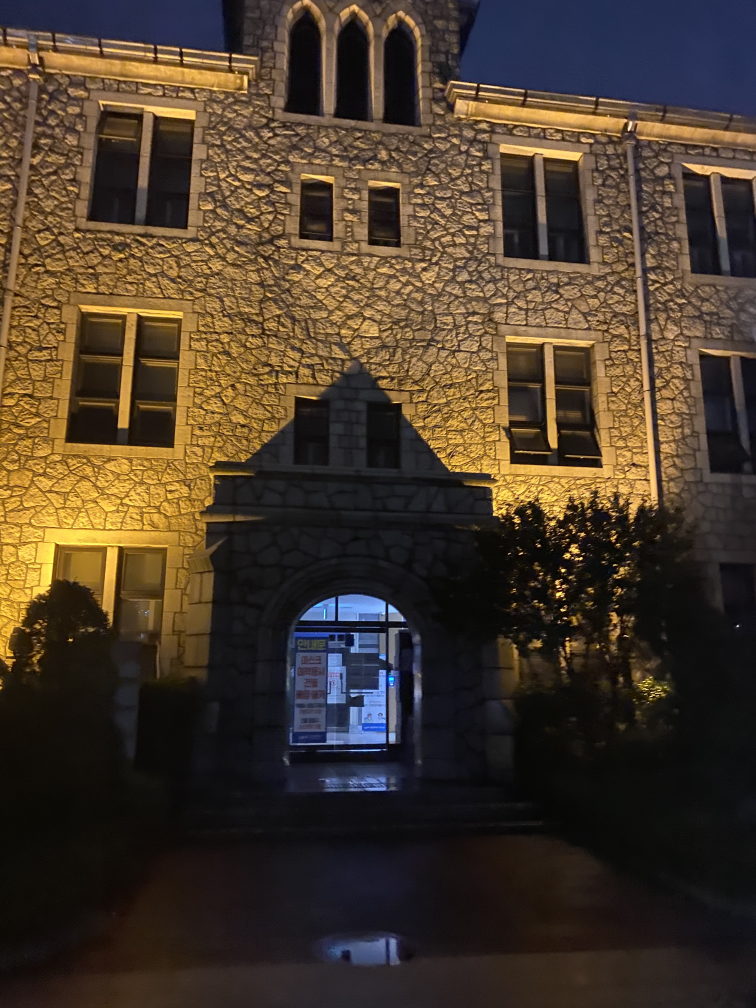
#> input picture CH04_2D_Estimation/homography/CAU1.jpg, 3024 x 4032 px (shown at 1/4 size)
$ python homography+RANSAC.py
#> lines starting #> are read from the running program, lines starting #| are printed output that depends on the picture
import getopt
import sys
import math
import random
import itertools
import cv2
import PIL
import numpy as np
from scipy.stats.distributions import chi2
from matplotlib import pyplot as plt

# https://engineering.purdue.edu/RVL/ECE661_2018/Homeworks/HW5/2BestSolutions/1.pdf


def cvtGRAY(img):
    img = cv2.resize(img, None, fx=0.25, fy=0.25, interpolation=cv2.INTER_AREA)
    gimg = cv2.cvtColor(img, cv2.COLOR_BGR2GRAY)
    # h, w = img.shape[:2]
    return gimg

def split_color(img, c):
    img = cv2.cvtColor(img, cv2.COLOR_GRAY2BGR)
    b, g, r = cv2.split(img)
    if c == "b":
        return b
    elif c == 'r':
        return r
    elif c == 'g':
        return g
    else:
        print("r, g, b 중에서 하나를 입력")

def homoCoord(inhomo):
    one = np.ones((1, inhomo.shape[0]))
    homo = np.concatenate((inhomo.T, one), axis=0)
    return homo

def inhomoCoord(homo):
    inhomo = homo[0:2, :].T
    return inhomo

def SIFT(img1, img2):
    # Feature Matching using SIFT
    sift = cv2.xfeatures2d.SIFT_create()
    kp1, des1 = sift.detectAndCompute(gray1, None)
    kp2, des2 = sift.detectAndCompute(gray2, None)

    bf = cv2.BFMatcher()
    matches = bf.knnMatch(des1, des2, k=2)

    # Apply ratio test
    good = []
    for m, n in matches:
        if m.distance < 0.75 * n.distance:
            good.append([m])

    # # correspondences
    src_pts = []
    dst_pts = []
    correspondenceList = []
    for i in range(len(good)):
        # print(int(kp1[good[i][0].queryIdx].pt[0]), int(kp1[good[i][0].queryIdx].pt[1]),
        # '->', int( kp2[good[i][0].trainIdx].pt[0]), int(kp2[good[i][0].trainIdx].pt[1]))
        (x1, y1) = kp1[good[i][0].queryIdx].pt
        (x2, y2) = kp2[good[i][0].trainIdx].pt
        src_pts.append([x1, y1])
        dst_pts.append([x2, y2])
        # correspondenceList.append([x1, y1, x2, y2])

    src = np.array(src_pts)
    dst = np.array(dst_pts)

    if src.shape != dst.shape:
        raise RuntimeError
    # [8 lines of commented-out code are left out]
    matchImg = cv2.drawMatchesKnn(gray1, kp1, gray2, kp2, good, None, flags=2)
    # cv2.imshow("Feature Matching", matchImg)

    return src, dst

def diffImg(img1, img2):
    RImg = split_color(img1, "r")

    Bgray2 = split_color(img2, "b")
    Ggray2 = split_color(img2, "g")
    Rgray2 = split_color(img2, "r")

    diff = cv2.merge(([Bgray2, Ggray2, RImg]))
    # cv2.imshow("difference", diff)
    return diff

def test(src, dst):
    HH, status = cv2.findHomography(src, dst, cv2.RANSAC, 5.0)
    resImg = cv2.warpPerspective(gray1, HH, (w, h))

    print("real H = ", HH)

    # [11 lines of commented-out code are left out]
    diff = diffImg(resImg, gray2)
    # cv2.imshow("difference using Function", diff)

def arecolinear(points):
    x1 = points[0][0]
    y1 = points[0][1]
    x2 = points[1][0]
    y2 = points[1][1]
    x3 = points[2][0]
    y3 = points[2][1]

    # Calculation the area of triangle
    # 0.5 * [x1 * (y2 - y3) + x2 * (y3 - y1) + x3 * (y1 - y2)]
    a = x1 * (y2 - y3) + x2 * (y3 - y1) + x3 * (y1 - y2)
    if (a == 0):
        return True
    else:
        return False

def RandomFour(corrs):
    n = len(corrs)
    idx = range(0, n)
    sampleList = random.sample(idx, 4)

    sampleCorrsList = []
    for _, idx in enumerate(sampleList):
        corr = corrs[idx]
        sampleCorrsList.append(corr)
    sampleCorrs = np.array(sampleCorrsList)
    return sampleCorrs

def generalFour(corrs):
    sampleCorrs = RandomFour(corrs)
    for points in itertools.combinations(sampleCorrs, 3):
        while arecolinear(points):
            print("collinear")
            sampleCorrs = RandomFour(corrs)
    return sampleCorrs

def matrixT(hpts):
    m = np.mean(hpts[:2], axis=1)
    std = np.std(hpts[:2], axis=1)
    std = np.max(std)

    T = np.diag([1/std, 1/std, 1])
    T[0][2] = -m[0] / std
    T[1][2] = -m[1] / std

    p = np.dot(T, hpts)
    p = inhomoCoord(p)
    return T, p

def matrixA(src, dst):
    np = len(src)
    A = []

    for i in range(0, np):
        x1, y1 = src[i, 0], src[i, 1]
        x2, y2 = dst[i, 0], dst[i, 1]

        A.append([0, 0, 0, -x1, -y1, -1, y2 * x1, y2 * y1, y2])
        A.append([x1, y1, 1, 0, 0, 0, -x2 * x1, -x2 * y1, -x2])
        # print("Stacked matrix A shape:", np.shape(A))
    return A

def computeSVD(A):
    A = np.array(A)
    U, S, VT = np.linalg.svd(A)
    return VT

def computeH(VT):
    h = VT[-1,:] / VT[-1,-1]
    h = h.reshape(3,3)
    return h

def denormH(T1, T2, H_tilde):
    H = np.dot(np.dot(np.linalg.pinv(T2), H_tilde), T1)
    H = H / H.item(8)
    return H

def normalize(src, dst):
    hsrc = homoCoord(src)
    hdst = homoCoord(dst)

    # normalize
    # fp, tp: inhomo
    T1, fp = matrixT(hsrc)
    T2, tp = matrixT(hdst)

    return T1, fp, T2, tp

def sampling(corrs):
    # 4 Sampling
    sample = generalFour(corrs)
    sfp = sample[:, 0:2]
    stp = sample[:, 2:4]
    return sfp, stp

def homography(T1, fp, T2, tp):
    A = matrixA(fp, tp)
    VT = computeSVD(A)
    H_tilde = computeH(VT)
    H = denormH(T1, T2, H_tilde)
    return H


# symmetric transfer error
def error(corr, H):
    x = np.transpose(np.array([corr[0], corr[1], 1]))
    p = np.transpose(np.array([corr[2], corr[3], 1]))

    X = np.dot(np.linalg.pinv(H), p)
    P = np.dot(H, x)
    X = X / X[2]
    P = P / P[2]

    error1 = np.linalg.norm(x-X)
    error2 = np.linalg.norm(p-P)

    return error1 + error2


def sampleN(e = 0.5, p = 0.99, s = 4):
    w = 1 - e   # probability inliers
    # p = 1 - (1 - w**s)**N
    N = np.log(1 - p) / np.log(1 - (w**s) + 1e-7)
    # N = np.log(1 - p) / np.log(1 - pow(w, s))
    return int(math.ceil(N))

def consensus(e, n):
    T = (1 - e) * n
    return round(T)


def Ransac(src, dst):
    maxInliers = []
    finalH = None
    N = sampleN(e = 0.5, p = 0.99, s = 4) # 72

    corrs = np.hstack([src, dst])  # inhomo (x1 y1 x2 y2) stack

    for t in range(N):
        sfp, stp = sampling(corrs)
        T1, fp, T2, tp = normalize(sfp, stp)
        H = homography(T1, fp, T2, tp)


        inliers = []
        for i in range(len(corrs)):
            d = error(corrs[i], H)
            # print(d)

            if d < 5:
                inliers.append(corrs[i])

        if len(inliers) > len(maxInliers):
            maxInliers = inliers
            finalH = H
        print("Corr size: ", len(corrs), "\tNumInliers: ", len(inliers), "\tMax inliers: ", len(maxInliers))

        # [8 lines of commented-out code are left out]

        if len(maxInliers) > (len(corrs)*0.6):

            break
    return finalH, maxInliers


if __name__ == "__main__":
    img1 = cv2.imread('CAU1.jpg')
#> img1 is the input picture: shape (4032, 3024, 3); mean B, G, R 42.7, 57.2, 71.4
    img2 = cv2.imread('CAU2.jpg')
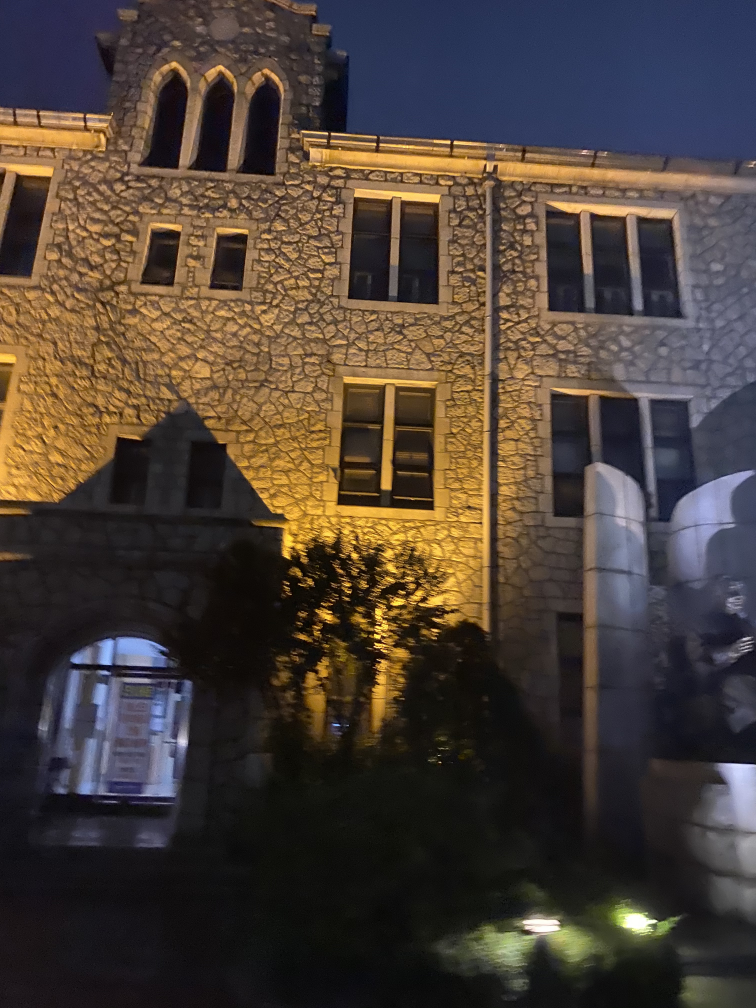
#> input picture CH04_2D_Estimation/homography/CAU2.jpg, 3024 x 4032 px (shown at 1/4 size)
#> img2 is the input picture: shape (4032, 3024, 3); mean B, G, R 55.1, 62.9, 74.3

    # BGR to GRAY
    gray1 = cvtGRAY(img1)
#> in cvtGRAY, `gimg = cv2.cvtColor(img, cv2.COLOR_BGR2GRAY)`:
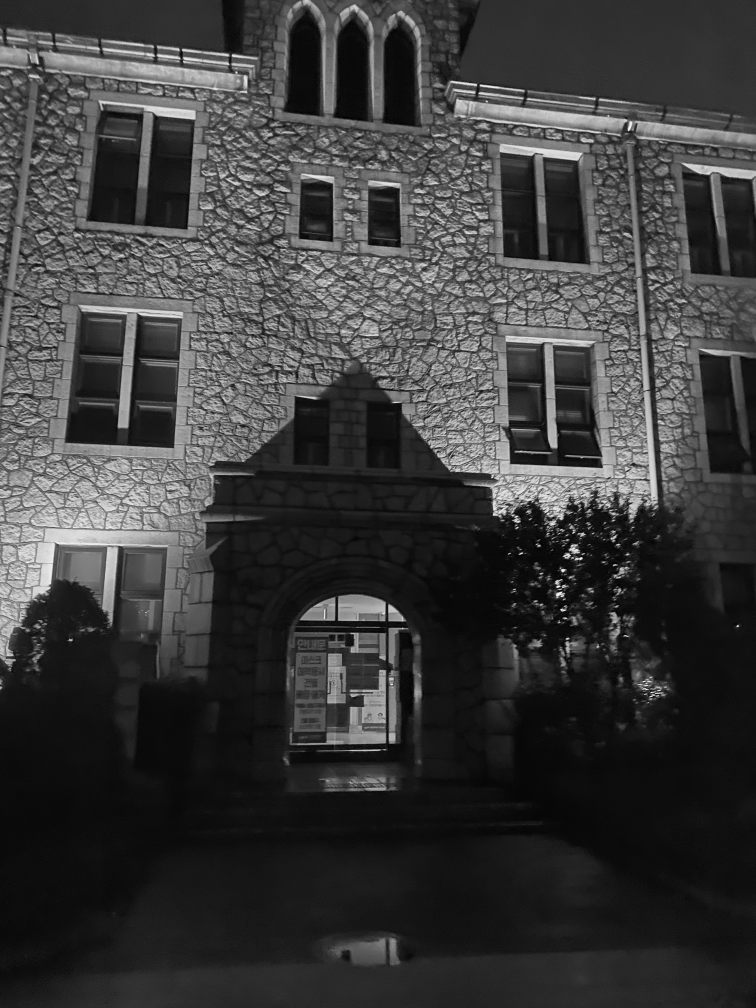
#> gimg: shape (1008, 756); min 2, max 247, mean 59.8
    gray2 = cvtGRAY(img2)
#> in cvtGRAY (call 2), `gimg = cv2.cvtColor(img, cv2.COLOR_BGR2GRAY)`:
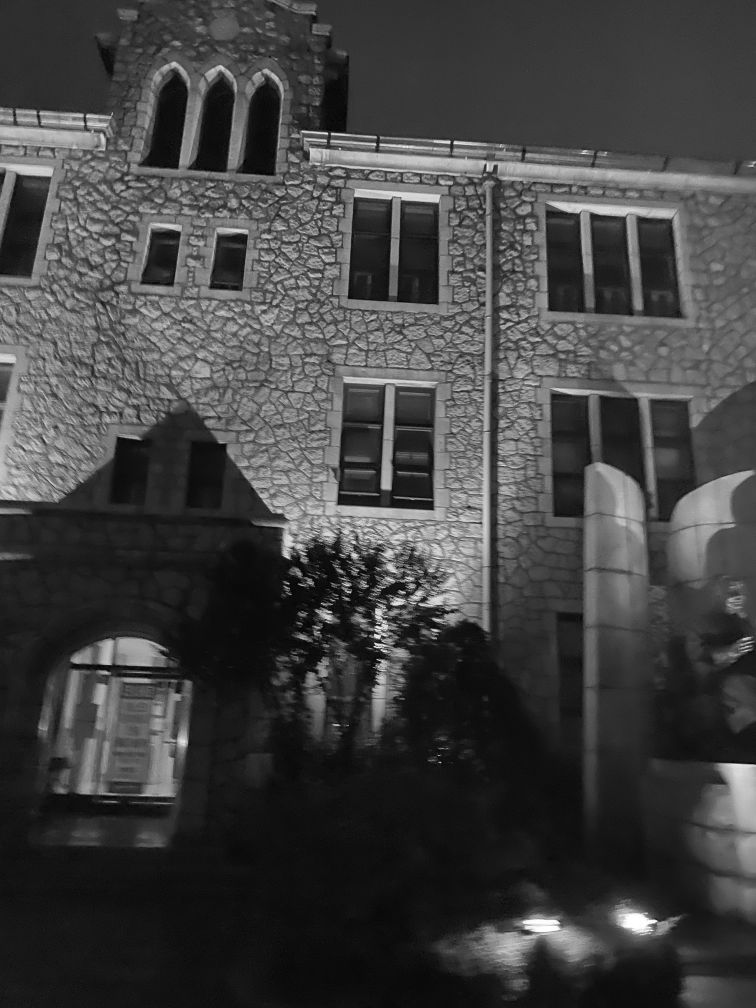
#> gimg: shape (1008, 756); min 3, max 255, mean 65.4

    h, w = gray1.shape[:2]
#> h = 1008; w = 756

    # Feature Matching using SIFT
    src, dst = SIFT(gray1, gray2)
#> in SIFT, `kp1, des1 = sift.detectAndCompute(gray1, None)`: kp1 = 7263 keypoints; strongest (x, y, size): (563, 570, 2.4), (581, 558, 2), (562, 610, 2.2), (567, 556, 4)
#> in SIFT, `kp2, des2 = sift.detectAndCompute(gray2, None)`: kp2 = 5643 keypoints; strongest (x, y, size): (635, 922, 20.1), (543, 925, 17.8), (377, 636, 3.3), (326, 133, 1.9)
#> in SIFT, `matches = bf.knnMatch(des1, des2, k=2)`: matches = 7263 matches
#> after the loop in SIFT, `for m, n in matches:`: good = 1366 matches
#> the loop in SIFT, `for i in range(len(good)): # print(int(kp1[good[i][0].queryIdx].pt[0])..` made 1366 passes
#> (x1, y1, x2, y2) on passes 1 to 3: (15.84, 63.49, 448.7, 171.1), (21.09, 32.17, 70.94, 118.5), (51.01, 559.9, 348.3, 260.9)
#> after the loop in SIFT, `for i in range(len(good)):`: dst_pts = 1366 pairs, first value 10.14 to 648.2, second value 60.9 to 905; src_pts = 1366 pairs, first value 15.84 to 746, second value 5.28 to 746.6
#> in SIFT, `src = np.array(src_pts)`: src has the same summary as src_pts
#> in SIFT, `dst = np.array(dst_pts)`: dst has the same summary as dst_pts
#> in SIFT, `matchImg = cv2.drawMatchesKnn(gray1, kp1, gray2, kp2, good, None, flag..`:
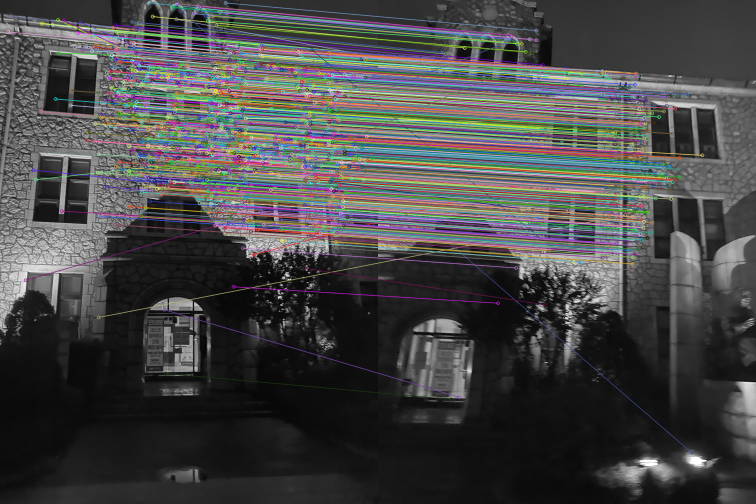
#> matchImg: shape (1008, 1512, 3) (shown at 1/2 size); mean of channels 0, 1, 2 70.6, 70.8, 70.9; drawn as B, G, R
#> src has the same summary as src_pts in SIFT; dst has the same summary as dst_pts in SIFT

    # using cv2.findHomography
    # test(src, dst)

    # RANSAC + Homography
    H, inliers = Ransac(src, dst)
#> in Ransac, `corrs = np.hstack([src, dst])`: corrs = 1366 rows, first 6: [15.84, 63.49, 448.7, 171.1], [21.09, 32.17, 70.94, 118.5], [51.01, 559.9, 348.3, 260.9], [67.08, 339.9, 332.3, 444], [71.49, 358.9, 391.9, 239.8], [83.11, 223, 136.7, 287.1]
#> the loop in Ransac, `for t in range(N):` made 5 passes
#> (T1, T2) on pass 1: ([[0.0091, 0, -3.77], [0, 0.0091, -1.6], [0, 0, 1]], [[0.00929, 0, -2.46], [0, 0.00929, -2.06], [0, 0, 1]])
#| Corr size:  1366 	NumInliers:  549 	Max inliers:  549
#| Corr size:  1366 	NumInliers:  148 	Max inliers:  549
#| Corr size:  1366 	NumInliers:  31 	Max inliers:  549
#| Corr size:  1366 	NumInliers:  12 	Max inliers:  549
#| Corr size:  1366 	NumInliers:  1190 	Max inliers:  1190
    print(H)
#| [[ 9.20179817e-01 -1.27446451e-01 -1.13344907e+02]
#|  [-5.03269211e-02  8.61546464e-01  7.70635256e+01]
#|  [-1.18441074e-04 -1.02401148e-04  1.00000000e+00]]

    resImg = cv2.warpPerspective(gray1, H, (gray1.shape[1], gray1.shape[0]))
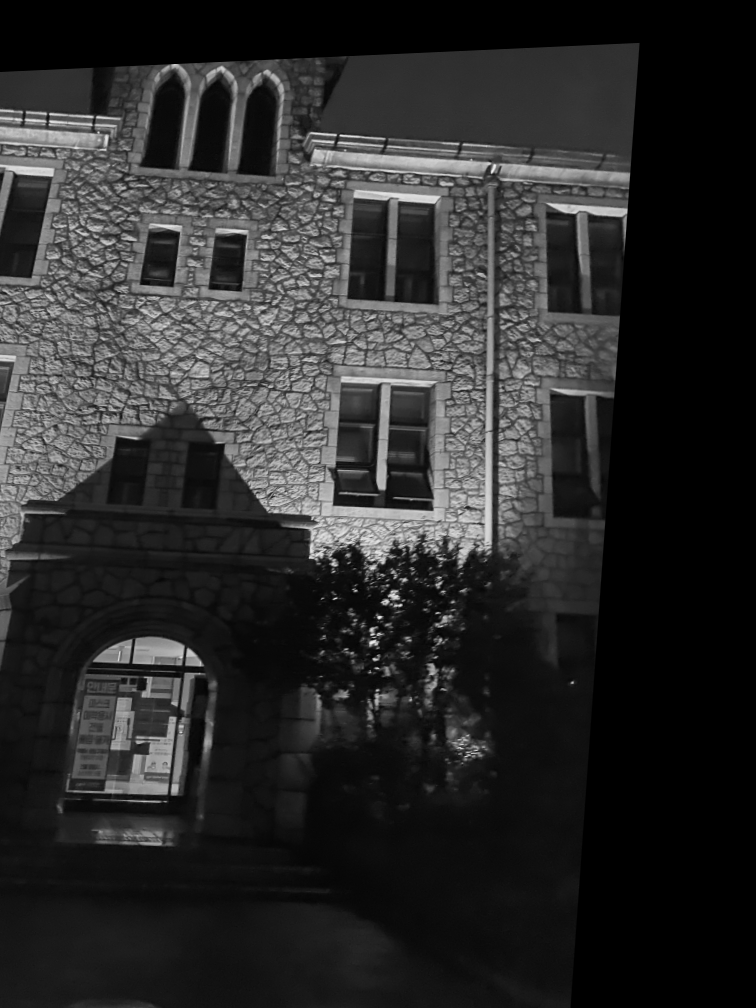
#> resImg: shape (1008, 756); min 0, max 240, mean 43.3
    # cv2.imshow("result image", resImg)

    # cv2.imshow("image2", gray2)
    diff = diffImg(resImg, gray2)
#> in diffImg, `diff = cv2.merge(([Bgray2, Ggray2, RImg]))`:
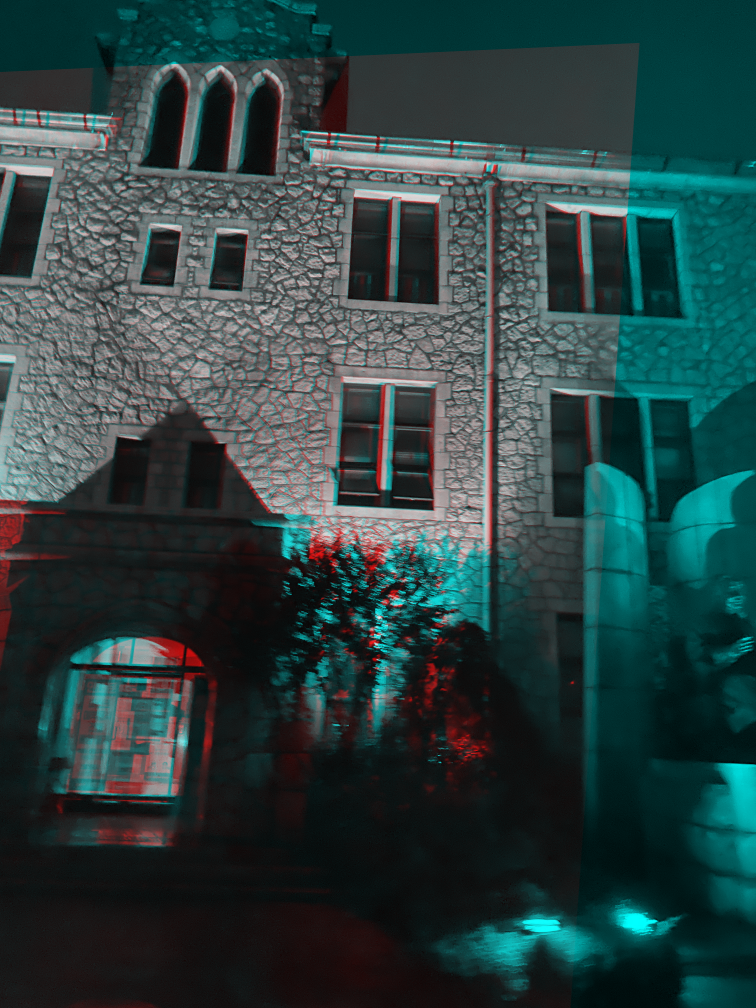
#> diff: shape (1008, 756, 3); mean B, G, R 65.4, 65.4, 43.3
    cv2.imshow("diff image", diff)

    cv2.waitKey(0)
    cv2.destroyAllWindows()
